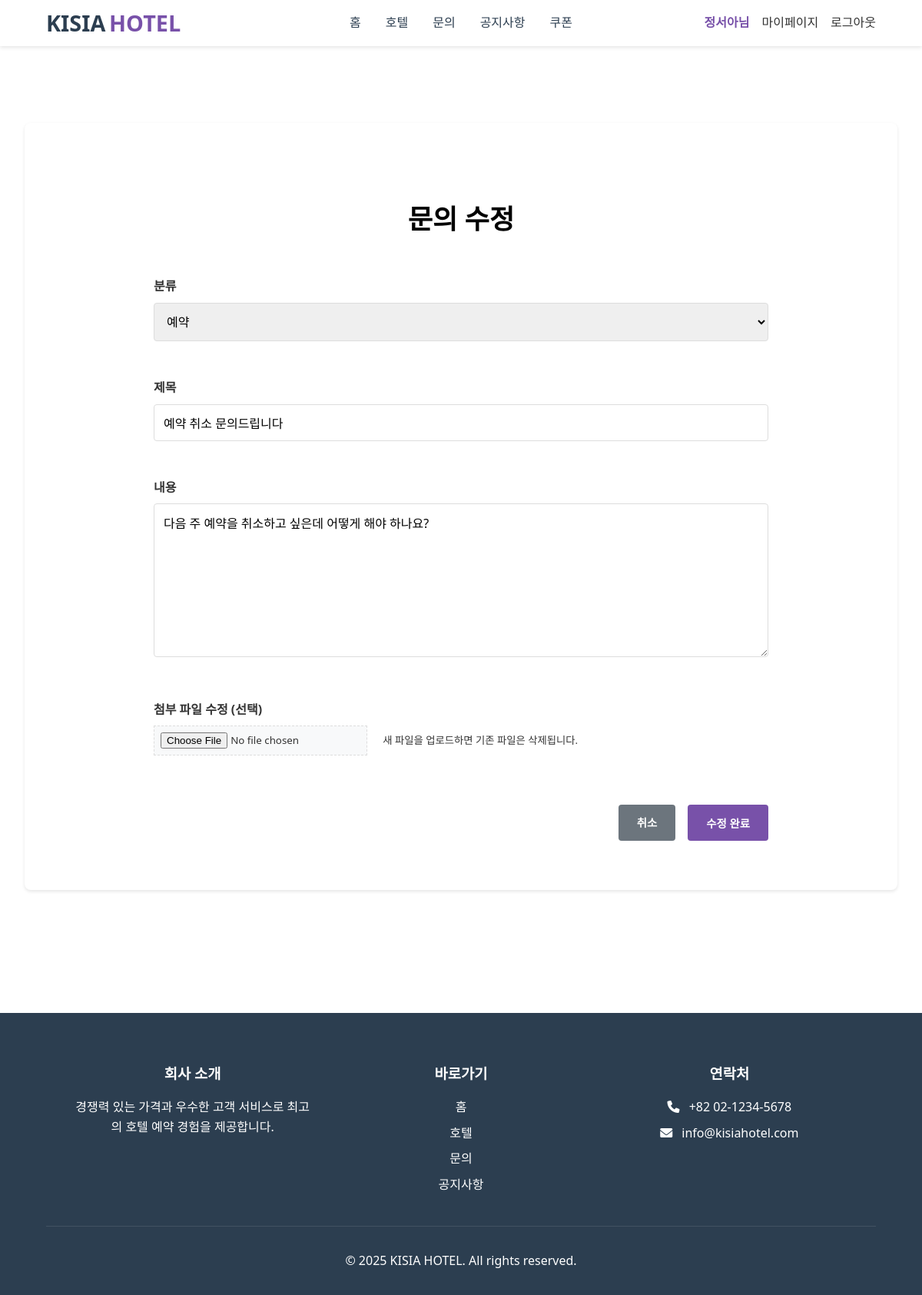
/inquiry/inquiry_edit.php?inquiry_id=1 (signed in), run on the app's committed database.
### tables this page shows
CREATE TABLE inquiries (
    inquiry_id INT PRIMARY KEY AUTO_INCREMENT,
    user_id INT,
    category ENUM('reservation', 'payment', 'room', 'other') NOT NULL,
    title VARCHAR(100) NOT NULL,
    content TEXT NOT NULL,
    is_secret TINYINT(1) DEFAULT 0,
    created_at DATETIME DEFAULT CURRENT_TIMESTAMP,
    updated_at DATETIME DEFAULT CURRENT_TIMESTAMP ON UPDATE CURRENT_TIMESTAMP,
    FOREIGN KEY (user_id) REFERENCES users(user_id) ON DELETE CASCADE
);

### inquiry/inquiry_edit.php (the view, shortened to what this page needs)
<?php
include_once __DIR__ . '/../includes/header.php';
include_once __DIR__ . '/../includes/db_connection.php';
$inquiry_id = $_GET['inquiry_id'] ?? 0;
$inquiry_id = (int)$inquiry_id;
$sql = "SELECT * FROM inquiries WHERE inquiry_id = $inquiry_id";
$result = mysqli_query($conn, $sql);
$inquiry = mysqli_fetch_assoc($result);
?>
    <main class="inquiry-board-container">
        <div class="inquiry-form-container">
            <div class="hotel-add-admin-header" style="margin-top: 4rem;">
                <h1 class="hotel-add-admin-title" style="color:black;">문의 수정</h1>
            </div>
            <form class="inquiry-form" method="post" action="../action/inquiry_edit_action.php" enctype="multipart/form-data">
                <div class="inquiry-form-group">
                    <label for="category">분류</label>
                    <select id="category" name="category" required>
                        <option value="reservation" <?= $inquiry['category'] === 'reservation' ? 'selected' : '' ?>>예약</option>
                    </select>
                </div>
                <div class="inquiry-form-group">
                    <label for="title">제목</label>
                    <input type="text" id="title" name="title" value="<?= $inquiry['title'] ?>" required>
                </div>
                <div class="inquiry-form-group">
                    <label for="content">내용</label>
                    <textarea id="content" name="content" required><?= $inquiry['content'] ?></textarea>
                </div>
                <div class="inquiry-form-group">
                    <label for="files">첨부 파일 수정 (선택)</label>
                    <input type="file" id="files" name="files" accept="*/*">
                    <small class="file-help-text" style="margin-left: 1rem;">새 파일을 업로드하면 기존 파일은 삭제됩니다.</small>
                </div>
                <div class="inquiry-form-actions">
                    <a href="inquiry_detail.php?inquiry_id=<?= $inquiry['inquiry_id'] ?>" class="inquiry-write-btn inquiry-cancel-btn">취소</a>
                    <button type="submit" class="inquiry-write-btn">수정 완료</button>
                </div>
            </form>
        </div>
    </main>
<?php include_once __DIR__ . '/../includes/footer.php'; ?>

### style/styles.css (style rules this page uses)
* { margin: 0; padding: 0; box-sizing: border-box; font-family: 'Segoe UI', Tahoma, Geneva, Verdana, sans-serif; }
body { line-height: 1.6; color: #333; }
a { text-decoration: none; color: inherit; }

### style/inquiry.css (style rules this page uses)
.inquiry-board-container { max-width: 1200px; margin: 0 auto; padding: 2rem; }
.hotel-add-admin-title { margin: 2rem 0; color: #1a365d; font-size: 2.2rem; font-weight: 700; position: relative; padding-bottom: 1rem; text-align: center; margin-top: 2rem; }
.inquiry-write-btn { padding: 0.6rem 1.2rem; background-color: #7851A9; color: white; border: none; border-radius: 5px; cursor: pointer; text-decoration: none; font-size: 0.9rem; }
.inquiry-form-container { background: white; padding: 2rem; border-radius: 8px; box-shadow: 0 2px 4px rgba(0,0,0,0.1); margin-top: 8rem; margin-bottom: 8rem; }
.inquiry-form { max-width: 800px; margin: 0 auto; }
.inquiry-form .inquiry-form-group { margin-bottom: 3rem; }
.inquiry-form label { display: block; margin-bottom: 0.5rem; font-weight: 600; color: #333; }
.inquiry-form select, .inquiry-form input[type="text"], .inquiry-form textarea { width: 100%; padding: 0.75rem; border: 1px solid #ddd; border-radius: 4px; font-size: 1rem; }
.inquiry-form textarea { height: 200px; resize: vertical; }
.inquiry-form input[type="file"] { padding: 0.5rem; background-color: #f8f9fa; border: 1px dashed #ddd; cursor: pointer; }
.inquiry-form-actions { display: flex; justify-content: flex-end; gap: 1rem; margin-top: 4rem; margin-bottom: 2rem; }
.inquiry-form-actions .inquiry-write-btn { padding: 0.75rem 1.5rem; border: none; border-radius: 4px; font-weight: 600; cursor: pointer; transition: background-color 0.2s; }
.inquiry-form-actions .inquiry-write-btn:not(.inquiry-cancel-btn) { background-color: #7851A9; color: white; }
.inquiry-form-actions .inquiry-cancel-btn { background-color: #6c757d; color: white; text-decoration: none; text-align: center; }

### style/hotel-add.css (style rules this page uses)
.hotel-add-admin-title { margin: 2rem 0; color: #1a365d; font-size: 2.2rem; font-weight: 700; position: relative; padding-bottom: 1rem; text-align: center; margin-top: 2rem; }

### data on the page
inquiries: category "예약", title "예약 취소 문의드립니다", content "다음 주 예약을 취소하고 싶은데 어떻게 해야 하나요?"

### other printed values
$_SESSION['username'] "정서아"
